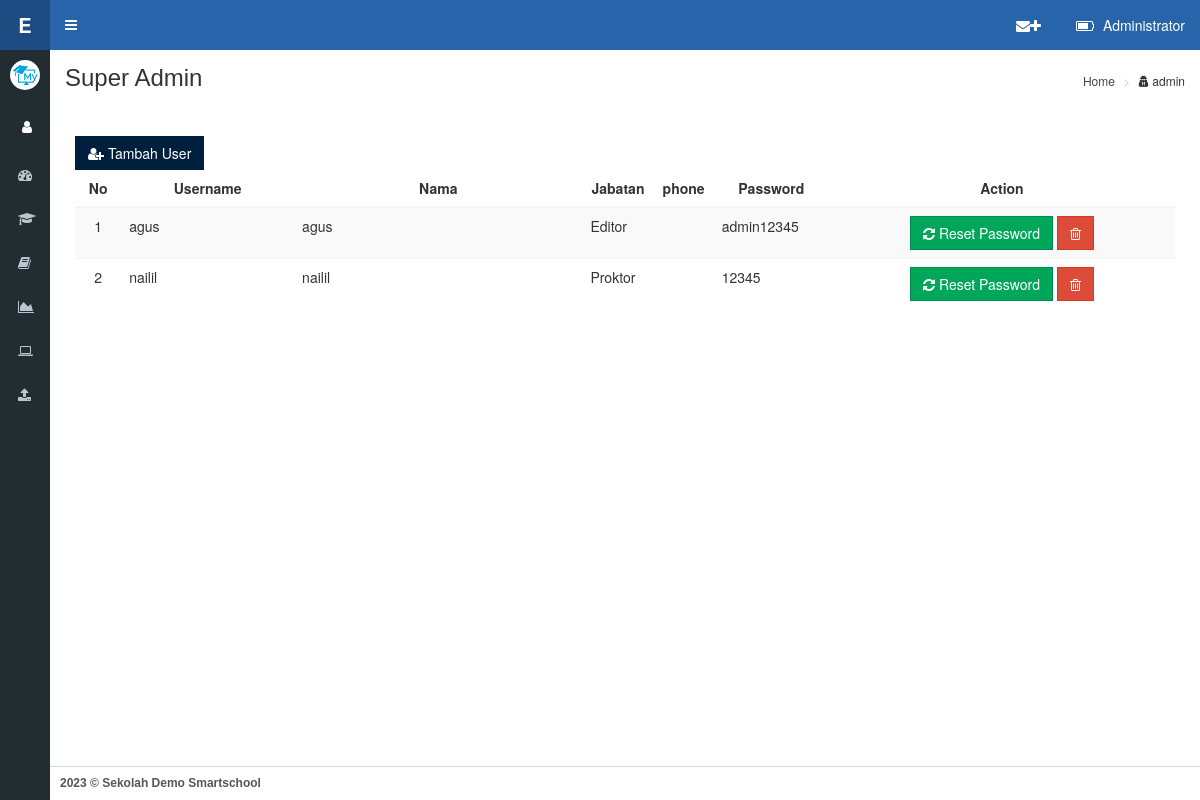
Screenshot of /on-admin/super.php (signed in) with the database file from the repository.
### tables this page shows
CREATE TABLE `users` (
  `id` int(10) NOT NULL,
  `nip` varchar(100) NOT NULL,
  `nama` varchar(200) NOT NULL,
  `jabatan` text NOT NULL,
  `pass` varchar(255) NOT NULL,
  `Id_User` int(11) NOT NULL DEFAULT '1',
  `Id_Usergroup_User` int(11) NOT NULL DEFAULT '1',
  `foto` varchar(100) DEFAULT NULL,
  `instagram` varchar(100) NOT NULL,
  `youtube` varchar(100) NOT NULL,
  `phone` varchar(20) NOT NULL,
  `admin_su` varchar(2) NOT NULL DEFAULT '0'
);

CREATE TABLE `profil` (
  `id` int(11) NOT NULL,
  `n_sekolah` varchar(30) NOT NULL,
  `sub_n_sekolah` varchar(100) NOT NULL,
  `kode_sekolah` varchar(30) NOT NULL,
  `logo` varchar(30) NOT NULL,
  `logo_ujian` varchar(30) NOT NULL,
  `jenis_ujian` text NOT NULL,
  `kota` varchar(30) NOT NULL,
  `tanggal` text NOT NULL,
  `th_ajaran` varchar(15) NOT NULL,
  `logo_kota` varchar(30) NOT NULL,
  `web` varchar(30) NOT NULL,
  `bg_login` varchar(30) NOT NULL,
  `kepsek` varchar(50) NOT NULL,
  `nip` varchar(20) NOT NULL
);

### on-admin/conn/cek.php (called while the page is built, shortened)
<?php
if (!isset($_SESSION['admin']) || empty($_SESSION['admin'])) {
header('location:../admin/index.php');
} else {
$username=$_SESSION['admin'];
}
?>

### on-admin/conn/fungsi.php (called while the page is built, shortened)
<?php
$query = mysqli_query ($konek, "SELECT * FROM users WHERE nip='$username'");
$ar = mysqli_fetch_array ($query);
$nama=$ar['nama'];
?>

### on-admin/page/dt_admin.php (the view, shortened to what this page needs)
<thead>
	<tr>
		<th width="4%">No</th>
		<th width="15%">Username </th>
		<th width="25%">Nama</th>
		<th width="4%">Jabatan</th>
		<th width="4%">phone</th>
		<th width="10%">Password</th>
		<th width="30%">Action</th>
	</tr>
</thead>
<tbody>
	<?php
		$querydosen = mysqli_query ($konek, "SELECT * FROM users WHERE NOT admin_su=1 ORDER by nip ASC");
		$i=1;
		while ($ar = mysqli_fetch_array ($querydosen)){
		$adminsu =$ar['admin_su'];
		    $adminsu = str_replace("0", "Editor", $adminsu);
                        $adminsu = str_replace("2", "Proktor", $adminsu);
			echo "
				<tr>
					<td align=center>$i</td>
					<td>$ar[nip]</td>
					<td>$ar[nama]</td>
					<td>$adminsu</td>
					<td>$ar[phone]</td>
					<td>$ar[pass]</td>
					<td align=center>
					<a id='alert$i' href='page/resetpass.php?id=$ar[id]'><button type='button' class='btn btn-success btn-flat' onclick='myFunction2()'><i class='fa fa-refresh'></i> Reset Password</button></a>
					<a style='font-decoration:none;color:#222;' onClick='confirm_delete(\"page/user_delete.php?id=$ar[id]\")'><button type='button' class='btn btn-danger btn-flat'><i class='fa fa-trash-o'></i></button></a>
					</td>
				</tr>";
		$i++;
		}
	?>
</tbody>

### on-admin/navbar/content_header.php (shortened to what this page needs)
<header class="main-header">
<div class="logo">
<span class="logo-sm">
<b style="color:white;">E CBT <?php echo date ('Y') ?></b></span>
</div>
  <nav class="navbar navbar-static-top" role="navigation">
    <a href="#" class="sidebar-toggle" data-toggle="push-menu" role="button">
    </a>
    <div class="navbar-custom-menu">
      <ul class="nav navbar-nav">
        <li class="dropdown user user-menu">
          <a href="#" class="dropdown-toggle" data-toggle="dropdown">
            <i class="fa fa-battery-three-quarters"></i>
                <span class="hidden-xs" style="text-transform:capitalize;"><?php echo $nama;?></span>
          </a>
        </li>
      </ul>
    </div>
    <div class="navbar-custom-menu">
      <ul class="nav navbar-nav">
        <li class="dropdown user user-menu">
          <a href="pesan.php">
            <i class="fa fa-envelope"><i class="fa fa-plus"></i></i>
          </a>
        </li>
      </ul>
    </div>
  </nav>
</header>

### on-admin/navbar/userpanel.php (shortened to what this page needs)
<?php
$qq = mysqli_query ($konek, "SELECT * FROM profil where id='1'");
						while ($xx = mysqli_fetch_array ($qq)){
                        ?>
		<div class="user-panel">
            <div class="pull-left image">
              <img src="../aset/foto/<?php echo $xx['logo'];?>" class="img-circle" alt="User Image">
            </div>
		  </div>
		  <div class="user-panel">
            <div class="pull-left image">
			<a href="profil.php" data-toggle="tooltip" data-placement="right" title="Profil"><button id="cog" class="btn btn-default btn-md"><i class="fa fa-user"></i></button></a>
            <a href="theme.php" data-placement="right" data-toggle="tooltip" title="setting"><button id="cog" class="btn btn-default"><i class="fa fa-cog"></i></button></a>
            </div>
        </div>
<?php }?>

### on-admin/super.php (style rules this page uses)
#cog { border-radius:0; background-color:#222d32; color:white; border:0; }

### rows the page displays
users: nama "Administrator"
profil: logo (picture)
users: nip "agus", nama "agus", admin_su "Editor", pass "admin12345"
users: nip "nailil", nama "nailil", admin_su "Proktor", pass "12345"
